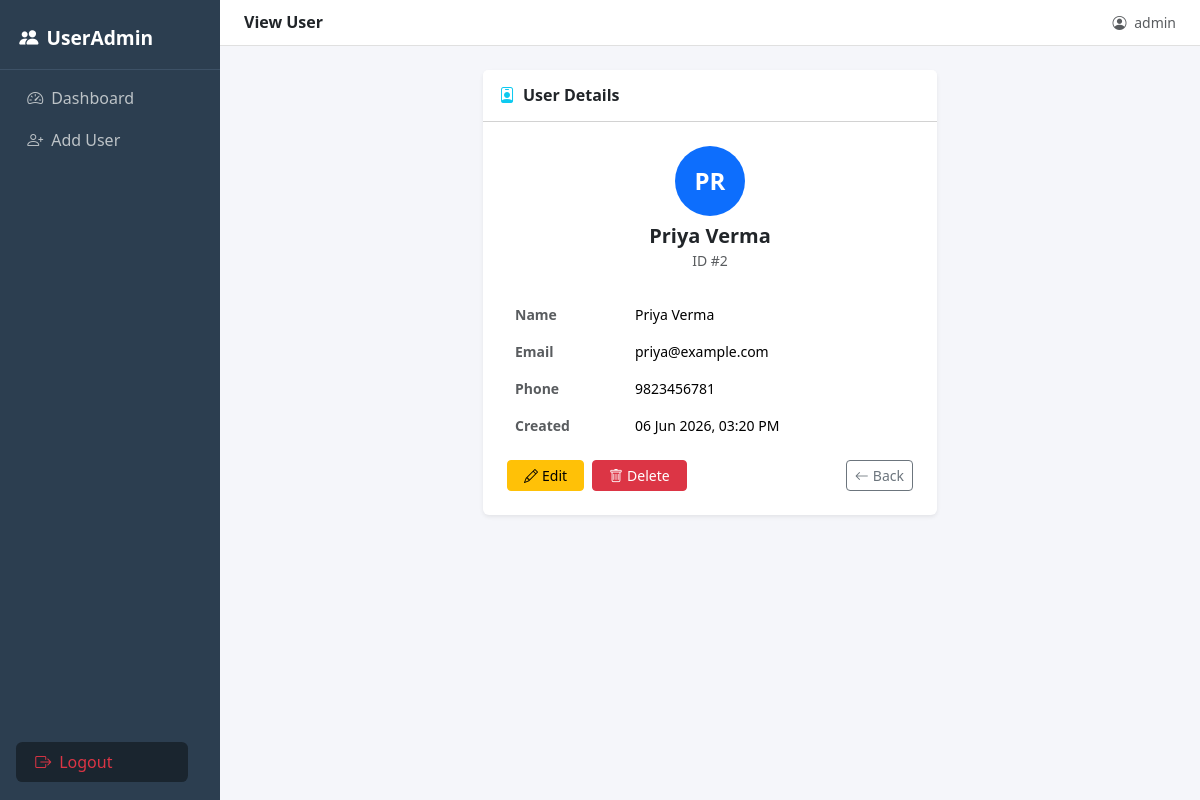
/index.php?action=view&id=2 (signed in), run on the app's committed database.
### tables this page shows
CREATE TABLE users (
    id         INT AUTO_INCREMENT PRIMARY KEY,
    name       VARCHAR(100) NOT NULL,
    email      VARCHAR(100) NOT NULL UNIQUE,
    phone      VARCHAR(15)  NOT NULL,
    created_at TIMESTAMP DEFAULT CURRENT_TIMESTAMP
);

### controllers/UserController.php (called while the page is built, shortened)
<?php
require_once __DIR__ . '/../models/User.php';
class UserController {
    private $user;
    public function __construct() {
        $this->user = new User();
    }
    public function view() {
        $id   = (int)($_GET['id'] ?? 0);
        $user = $this->user->getById($id);
        require __DIR__ . '/../views/users/view.php';
    }
}

### config/db.php (called while the page is built, shortened)
<?php
function getDB() {
    static $pdo = null;
    if ($pdo === null) {
        try {
            $pdo = new PDO(
                "mysql:host=" . DB_HOST . ";dbname=" . DB_NAME . ";charset=utf8",
                DB_USER,
                DB_PASS
            );
            $pdo->setAttribute(PDO::ATTR_ERRMODE, PDO::ERRMODE_EXCEPTION);
            $pdo->setAttribute(PDO::ATTR_DEFAULT_FETCH_MODE, PDO::FETCH_ASSOC);
        } catch (PDOException $e) {
            die("Database connection failed: " . $e->getMessage());
        }
    }
    return $pdo;
}

### models/User.php (called while the page is built, shortened)
<?php
require_once __DIR__ . '/../config/db.php';
class User {
    private $db;
    public function __construct() {
        $this->db = getDB();
    }
    public function getById($id) {
        $stmt = $this->db->prepare("SELECT * FROM users WHERE id = ?");
        $stmt->execute([$id]);
        return $stmt->fetch();
    }
}

### views/users/view.php (the view)
<?php $pageTitle = 'View User'; require __DIR__ . '/../layout/header.php'; ?>
<div class="row justify-content-center">
    <div class="col-lg-6">
        <div class="card border-0 shadow-sm">
            <div class="card-header bg-white py-3">
                <h6 class="mb-0 fw-semibold">
                    <i class="bi bi-person-badge me-2 text-info"></i>User Details
                </h6>
            </div>
            <div class="card-body p-4">
                <div class="text-center mb-4">
                    <div class="rounded-circle bg-primary text-white fw-bold d-inline-flex align-items-center justify-content-center mb-2"
                         style="width:70px;height:70px;font-size:1.5rem">
                        <?= strtoupper(substr($user['name'], 0, 2)) ?>
                    </div>
                    <h5 class="fw-bold mb-0"><?= htmlspecialchars($user['name']) ?></h5>
                    <small class="text-muted">ID #<?= $user['id'] ?></small>
                </div>
                <table class="table table-borderless small">
                    <tr>
                        <td class="text-muted fw-semibold" style="width:120px">Name</td>
                        <td><?= htmlspecialchars($user['name']) ?></td>
                    </tr>
                    <tr>
                        <td class="text-muted fw-semibold">Email</td>
                        <td><?= htmlspecialchars($user['email']) ?></td>
                    </tr>
                    <tr>
                        <td class="text-muted fw-semibold">Phone</td>
                        <td><?= htmlspecialchars($user['phone']) ?></td>
                    </tr>
                    <tr>
                        <td class="text-muted fw-semibold">Created</td>
                        <td><?= date('d M Y, h:i A', strtotime($user['created_at'])) ?></td>
                    </tr>
                </table>
                <div class="d-flex gap-2 mt-3">
                    <a href="index.php?action=edit&id=<?= $user['id'] ?>"
                       class="btn btn-warning btn-sm px-3">
                        <i class="bi bi-pencil me-1"></i>Edit
                    </a>
                    <a href="index.php?action=delete&id=<?= $user['id'] ?>"
                       class="btn btn-danger btn-sm px-3"
                       onclick="return confirm('Is user ko delete karna chahte ho?')">
                        <i class="bi bi-trash me-1"></i>Delete
                    </a>
                    <a href="index.php" class="btn btn-outline-secondary btn-sm ms-auto">
                        <i class="bi bi-arrow-left me-1"></i>Back
                    </a>
                </div>
            </div>
        </div>
    </div>
</div>
<?php require __DIR__ . '/../layout/footer.php'; ?>

### views/layout/header.php (style rules this page uses)
body { background: #f5f6fa; }

### data on the page
users: name "PR", name "Priya Verma", id "2", email "priya@example.com", phone "9823456781", created_at "06 Jun 2026, 03:20 PM"

### other printed values
$pageTitle "View User"
$_SESSION['admin_username'] "admin"
